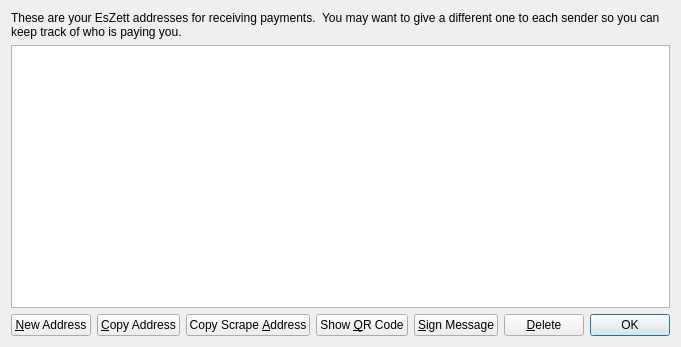
<?xml version="1.0" encoding="UTF-8"?>
<ui version="4.0">
 <class>AddressBookPage</class>
 <widget class="QWidget" name="AddressBookPage">
  <property name="geometry">
   <rect>
    <x>0</x>
    <y>0</y>
    <width>627</width>
    <height>347</height>
   </rect>
  </property>
  <property name="windowTitle">
   <string>Address Book</string>
  </property>
  <layout class="QVBoxLayout" name="verticalLayout">
   <item>
    <widget class="QLabel" name="labelExplanation">
     <property name="text">
      <string>These are your EsZett addresses for receiving payments.  You may want to give a different one to each sender so you can keep track of who is paying you.</string>
     </property>
     <property name="textFormat">
      <enum>Qt::AutoText</enum>
     </property>
     <property name="wordWrap">
      <bool>true</bool>
     </property>
    </widget>
   </item>
   <item>
    <widget class="QTableView" name="tableView">
     <property name="contextMenuPolicy">
      <enum>Qt::CustomContextMenu</enum>
     </property>
     <property name="toolTip">
      <string>Double-click to edit address or label</string>
     </property>
     <property name="tabKeyNavigation">
      <bool>false</bool>
     </property>
     <property name="alternatingRowColors">
      <bool>true</bool>
     </property>
     <property name="selectionMode">
      <enum>QAbstractItemView::SingleSelection</enum>
     </property>
     <property name="selectionBehavior">
      <enum>QAbstractItemView::SelectRows</enum>
     </property>
     <property name="sortingEnabled">
      <bool>true</bool>
     </property>
     <attribute name="verticalHeaderVisible">
      <bool>false</bool>
     </attribute>
    </widget>
   </item>
   <item>
    <layout class="QHBoxLayout" name="horizontalLayout">
     <item>
      <widget class="QPushButton" name="newAddressButton">
       <property name="toolTip">
        <string>Create a new address</string>
       </property>
       <property name="text">
        <string>&amp;New Address</string>
       </property>
       <property name="icon">
        <iconset resource="../bitcoin.qrc">
         <normaloff>:/icons/add</normaloff>:/icons/add</iconset>
       </property>
      </widget>
     </item>
     <item>
      <widget class="QPushButton" name="copyToClipboard">
       <property name="toolTip">
        <string>Copy the currently selected address to the system clipboard</string>
       </property>
       <property name="text">
        <string>&amp;Copy Address</string>
       </property>
       <property name="icon">
        <iconset resource="../bitcoin.qrc">
         <normaloff>:/icons/editcopy</normaloff>:/icons/editcopy</iconset>
       </property>
      </widget>
     </item>
     <item>
      <widget class="QPushButton" name="copyScrapeAddrToClipboard">
       <property name="toolTip">
        <string>Copy the currently selected scrape address to the system clipboard</string>
       </property>
       <property name="text">
        <string>Copy Scrape &amp;Address</string>
       </property>
       <property name="icon">
        <iconset resource="../bitcoin.qrc">
         <normaloff>:/icons/editcopy</normaloff>:/icons/editcopy</iconset>
       </property>
      </widget>
     </item>
     <item>
      <widget class="QPushButton" name="showQRCode">
       <property name="text">
        <string>Show &amp;QR Code</string>
       </property>
       <property name="icon">
        <iconset resource="../bitcoin.qrc">
         <normaloff>:/icons/qrcode</normaloff>:/icons/qrcode</iconset>
       </property>
      </widget>
     </item>
     <item>
      <widget class="QPushButton" name="signMessage">
       <property name="toolTip">
        <string>Sign a message to prove you own this address</string>
       </property>
       <property name="text">
        <string>&amp;Sign Message</string>
       </property>
       <property name="icon">
        <iconset resource="../bitcoin.qrc">
         <normaloff>:/icons/edit</normaloff>:/icons/edit</iconset>
       </property>
      </widget>
     </item>
     <item>
      <widget class="QPushButton" name="deleteButton">
       <property name="toolTip">
        <string>Delete the currently selected address from the list. Only sending addresses can be deleted.</string>
       </property>
       <property name="text">
        <string>&amp;Delete</string>
       </property>
       <property name="icon">
        <iconset resource="../bitcoin.qrc">
         <normaloff>:/icons/remove</normaloff>:/icons/remove</iconset>
       </property>
      </widget>
     </item>
     <item>
      <spacer name="horizontalSpacer">
       <property name="orientation">
        <enum>Qt::Horizontal</enum>
       </property>
       <property name="sizeHint" stdset="0">
        <size>
         <width>40</width>
         <height>20</height>
        </size>
       </property>
      </spacer>
     </item>
     <item>
      <widget class="QDialogButtonBox" name="buttonBox">
       <property name="sizePolicy">
        <sizepolicy hsizetype="Maximum" vsizetype="Fixed">
         <horstretch>0</horstretch>
         <verstretch>0</verstretch>
        </sizepolicy>
       </property>
       <property name="standardButtons">
        <set>QDialogButtonBox::Ok</set>
       </property>
      </widget>
     </item>
    </layout>
   </item>
  </layout>
 </widget>
 <resources>
  <include location="../bitcoin.qrc"/>
 </resources>
 <connections/>
</ui>
